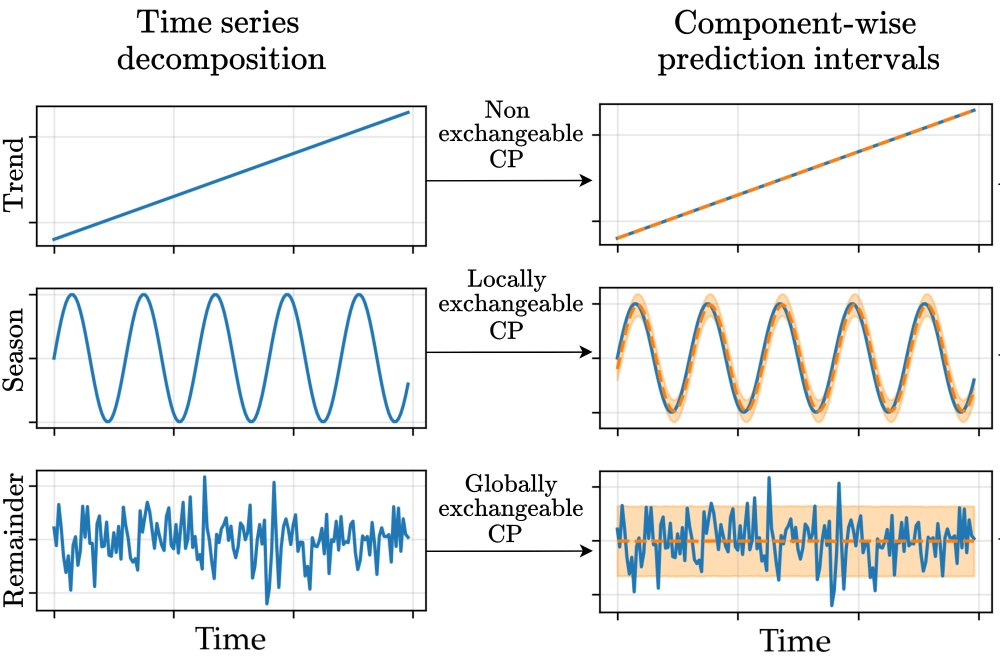
#> input picture _site/images/publications_original/cptsd.png, 2000 x 1318 px, found by its file name (shown at 1/2 size); its folder holds only this picture in this run
$ python resize.py
#> lines starting #> are read from the running program, lines starting #| are printed output that depends on the picture
import os
from PIL import Image

def process_images(input_folder, output_folder, target_width, target_height):
    """
    Processes images in a folder, padding them to 16:9 aspect ratio
    and resizing them to the target resolution.

    Args:
        input_folder (str): Path to the folder containing input images.
        output_folder (str): Path to the folder where processed images will be saved.
        target_width (int): Desired output width (e.g., 1600 for 1600x900).
        target_height (int): Desired output height (e.g., 900 for 1600x900).
    """
#> called with target_width = 1280, target_height = 720
    if not os.path.exists(output_folder):
        os.makedirs(output_folder)

    # Supported image extensions
    image_extensions = ('.png', '.jpg', '.jpeg', '.gif', '.bmp', '.tiff')

    for filename in os.listdir(input_folder):
        if filename.lower().endswith(image_extensions):
            input_path = os.path.join(input_folder, filename)
            output_path = os.path.join(output_folder, filename)

            try:
                with Image.open(input_path) as img:
#> img is the input picture: PIL image 2000x1318 RGBA; mean R, G, B, A 235.7, 237.3, 237.6, 255
                    original_width, original_height = img.size
#> original_width = 2000; original_height = 1318

                    # Scale to fit within 16:9 target while preserving aspect ratio
                    aspect_ratio_target = target_width / target_height
                    aspect_ratio_img = original_width / original_height
#> aspect_ratio_img = 1.52

                    if aspect_ratio_img > aspect_ratio_target:
                        # Image is too wide → fit to width
                        new_width = target_width
                        new_height = int(original_height * (target_width / original_width))
                    else:
                        # Image is too tall/narrow → fit to height
                        new_height = target_height
                        new_width = int(original_width * (target_height / original_height))
#> new_width = 1092

                    # Resize with preserved aspect ratio
                    resized_img = img.resize((new_width, new_height), Image.Resampling.LANCZOS)
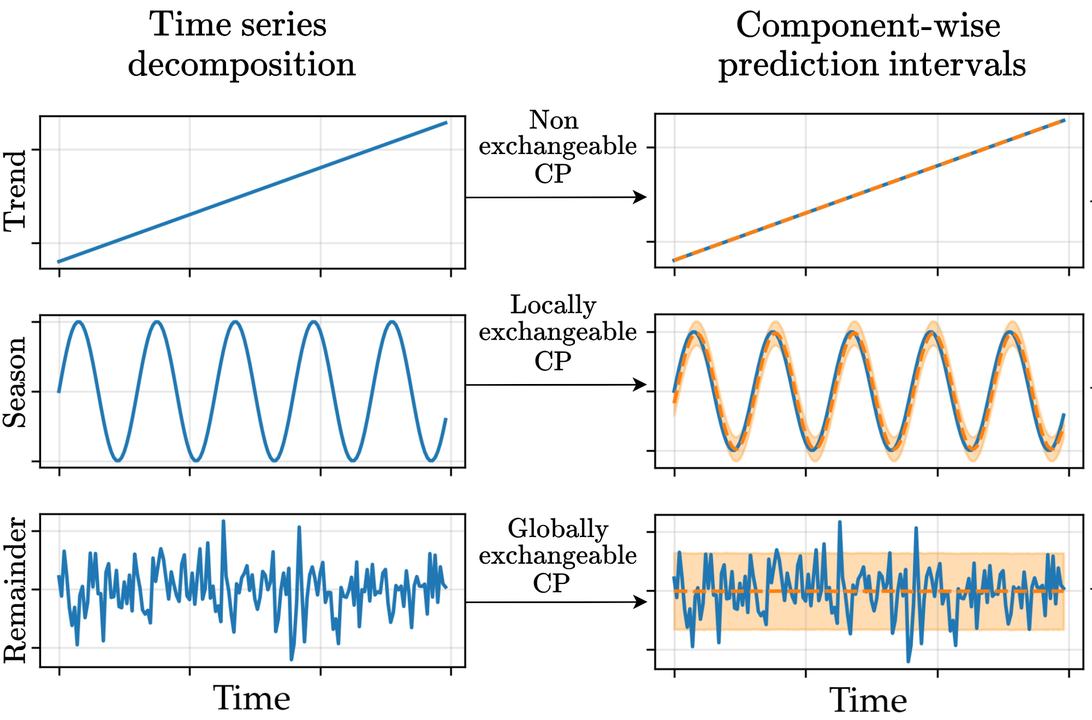
#> resized_img: PIL image 1092x720 RGBA; mean R, G, B, A 235.5, 237.2, 237.5, 255

                    # Create new 16:9 image with white background
                    canvas = Image.new("RGB", (target_width, target_height), (255, 255, 255))
#> canvas: PIL image 1280x720 RGB; every value is 255

                    # Center image
                    paste_x = (target_width - new_width) // 2
#> paste_x = 94
                    paste_y = (target_height - new_height) // 2
                    canvas.paste(resized_img, (paste_x, paste_y))
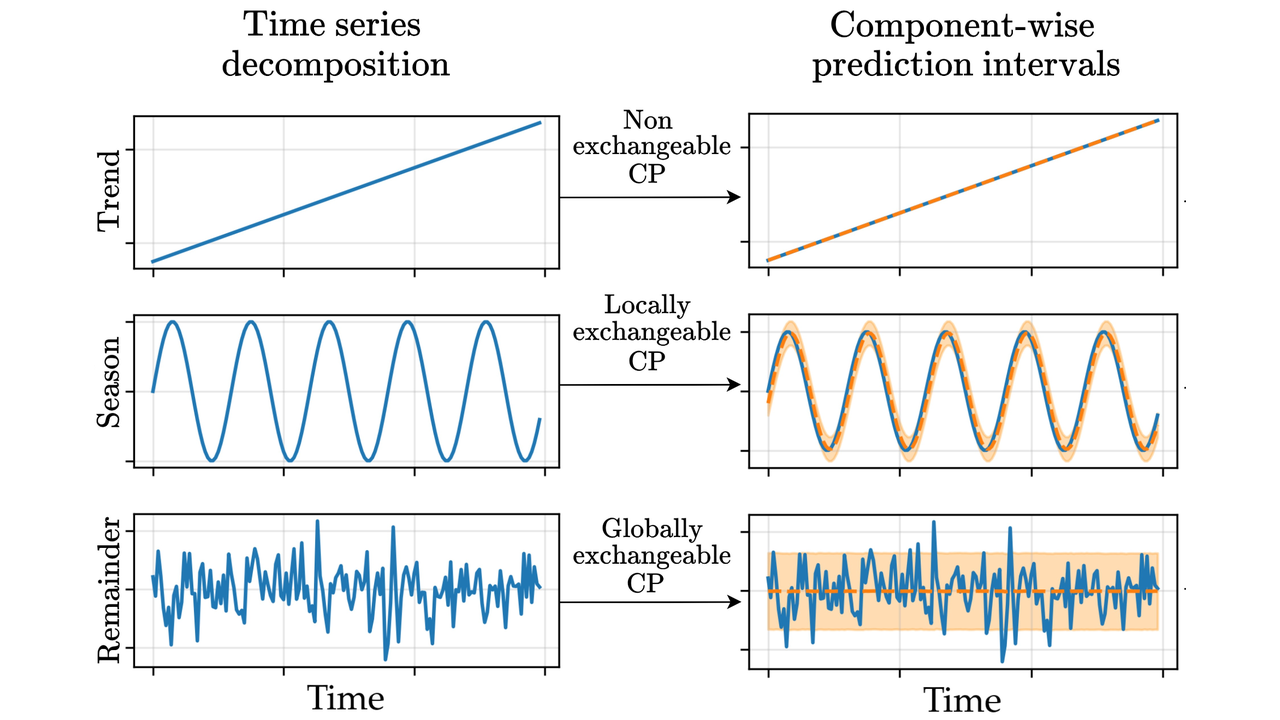
#> canvas: PIL image 1280x720 RGB; mean R, G, B 238.4, 239.8, 240.1

                    # Save result
                    canvas.save(output_path)
                    print(f"Processed '{filename}' → '{output_path}'")

            except Exception as e:
                print(f"Error processing '{filename}': {e}")

if __name__ == "__main__":
    # Example: 1280x720 (HD) or 1920x1080 (Full HD)
    input_folder = "/home/thijm/Github/thijmennijdam.github.io/images/publications_original"
    output_folder = "/home/thijm/Github/thijmennijdam.github.io/images/publications"
    target_width, target_height = 1280, 720   # 16:9 aspect ratio

    print(f"Starting image processing from '{input_folder}' to '{output_folder}' at {target_width}x{target_height}...")
    process_images(input_folder, output_folder, target_width, target_height)
    print("Image processing complete.")

$ run again, on _site/images/publications_original/hive.png
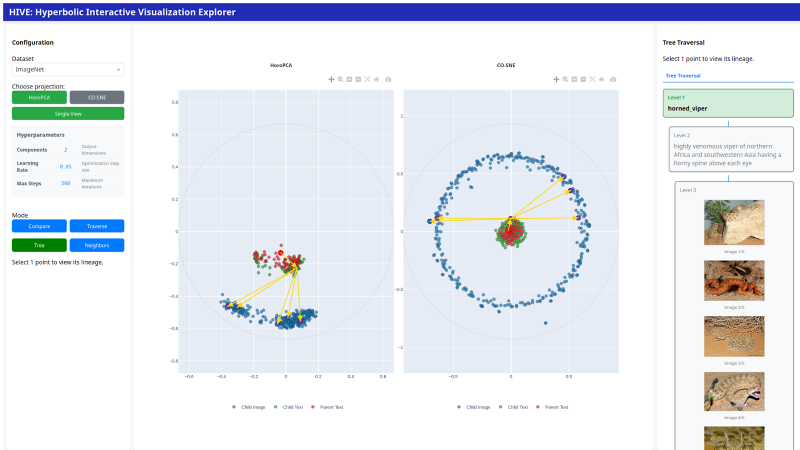
#> input picture _site/images/publications_original/hive.png, 1600 x 900 px, found by its file name (shown at 1/2 size)
#> in process_images, img is the input picture: PIL image 1600x900 RGB; mean R, G, B 227.2, 231.4, 238.4
#> in process_images, `resized_img = img.resize((new_width, new_height), Image.Resampling.LAN..`:
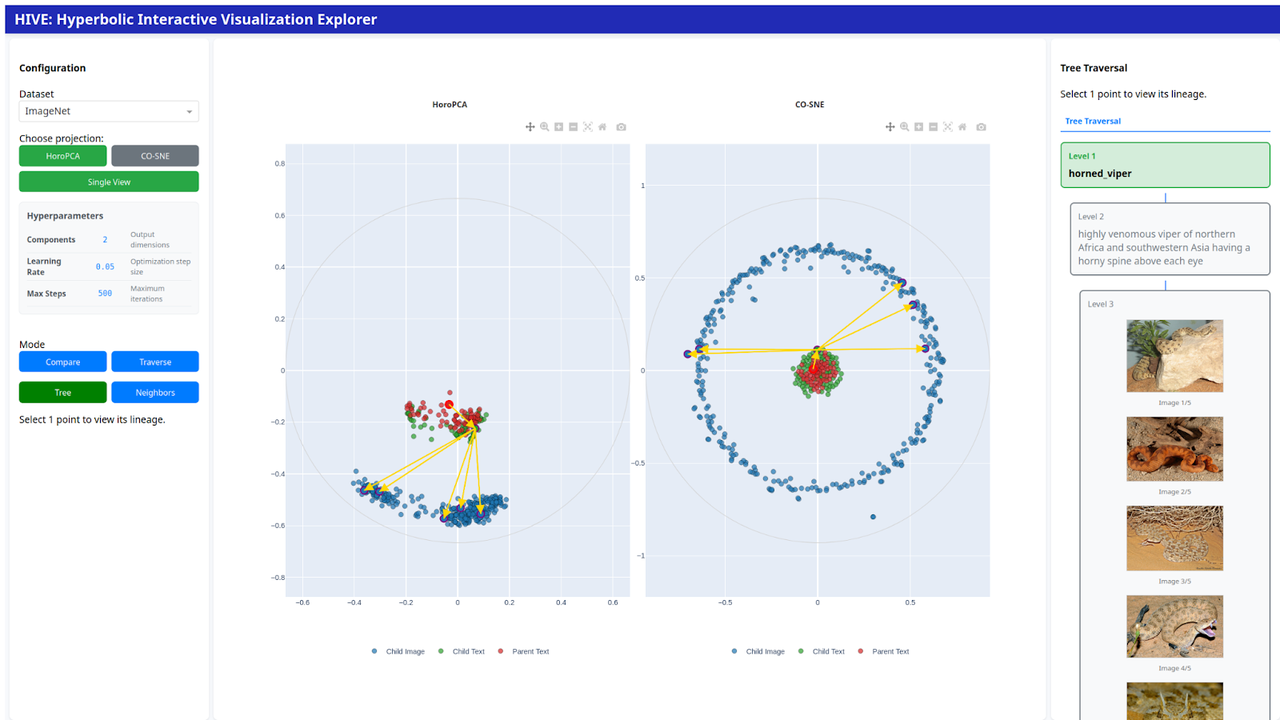
#> resized_img: PIL image 1280x720 RGB; mean R, G, B 227.1, 231.3, 238.3
#> canvas: PIL image 1280x720 RGB; every value is 255

$ run again, on _site/images/publications_original/nevir.png
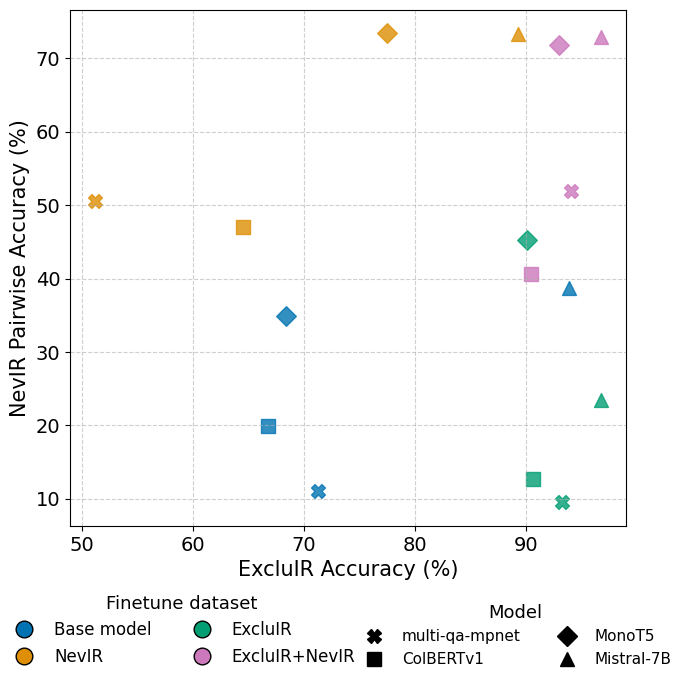
#> input picture _site/images/publications_original/nevir.png, 687 x 683 px, found by its file name
#> in process_images, img is the input picture: PIL image 687x683 RGB; mean R, G, B 247.9, 248.1, 248
#> in process_images, `resized_img = img.resize((new_width, new_height), Image.Resampling.LAN..`:
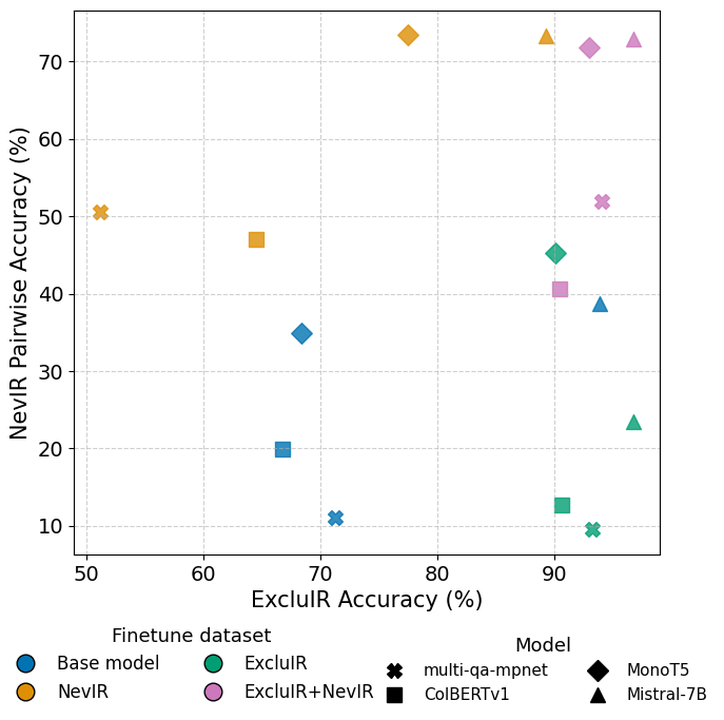
#> resized_img: PIL image 724x720 RGB; mean R, G, B 247.6, 247.7, 247.7
#> in process_images, `canvas.paste(resized_img, (paste_x, paste_y))`:
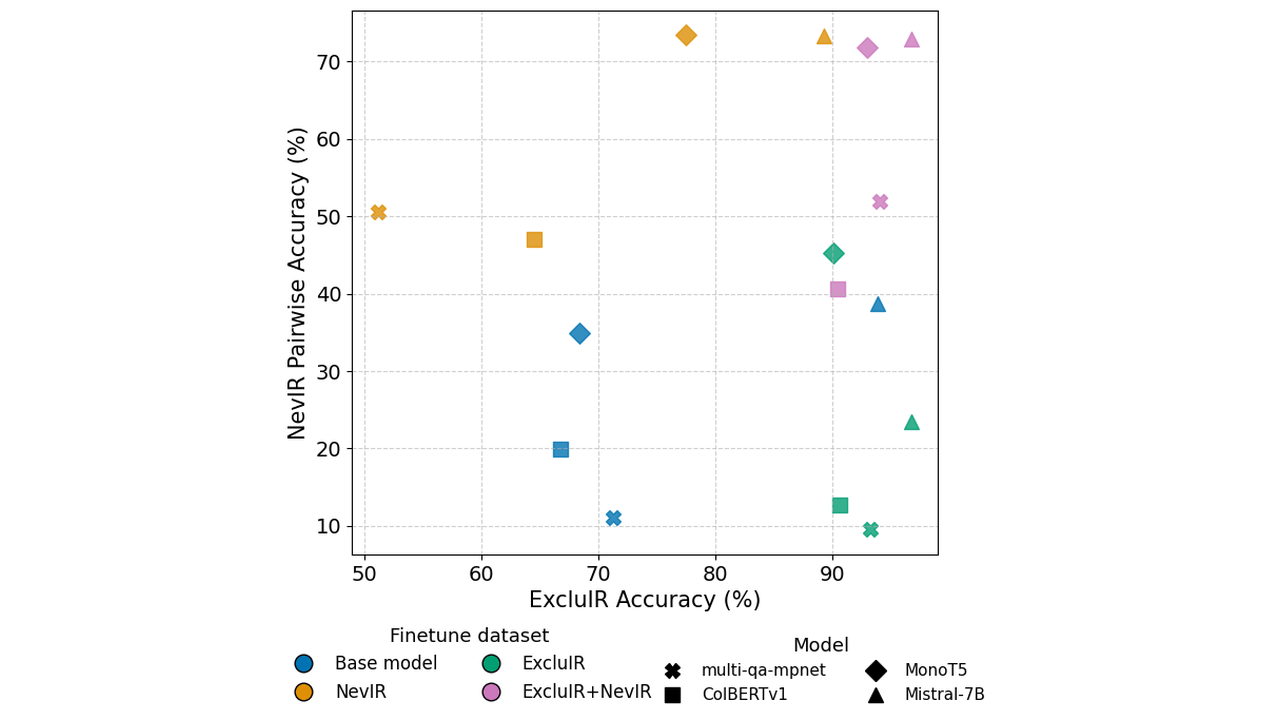
#> canvas: PIL image 1280x720 RGB; mean R, G, B 250.8, 250.9, 250.8
